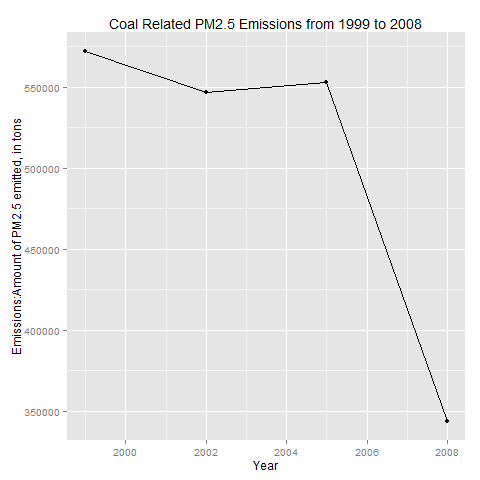

This figure's R source:
#==============================================================================
# LUCAS RODRIGUES AMARAL
#==============================================================================
# Function plot4(): 
# Across the United States, how have emissions from coal combustion-related 
# sources changed from 1999–2008?
#==============================================================================
plot4 <- function() {
        
        
        # Test if the dataset has been already created.
        if(!exists("dsPlot4")) {
                
                print("Reading plot4 dataset ...")
                
                dsPlot4 <<- sqldf("select       a.year          as year
                                                ,sum(Emissions) as Emissions 
                                  from          dsNEI a, 
                                                dsSCC b 
                                  where         a.SCC = b.SCC
                                        and     lower(EI_Sector) like '%coal%'
                                  group by      year
                                  order by      year", 
                                  drv='SQLite')
                

        }
        
        par(mfrow = c(1, 1))
        
        png(file=".\\plot4.png")

        # Creates the plot
        p <- qplot(x=year, 
                   y=Emissions, 
                   data=dsPlot4,
                   geom=c("point", "line"),
                   xlab="Year", 
                   ylab="Emissions:Amount of PM2.5 emitted, in tons",
                   main="Coal Related PM2.5 Emissions from 1999 to 2008")
        
        print(p)
        
        
        dev.off()
}
